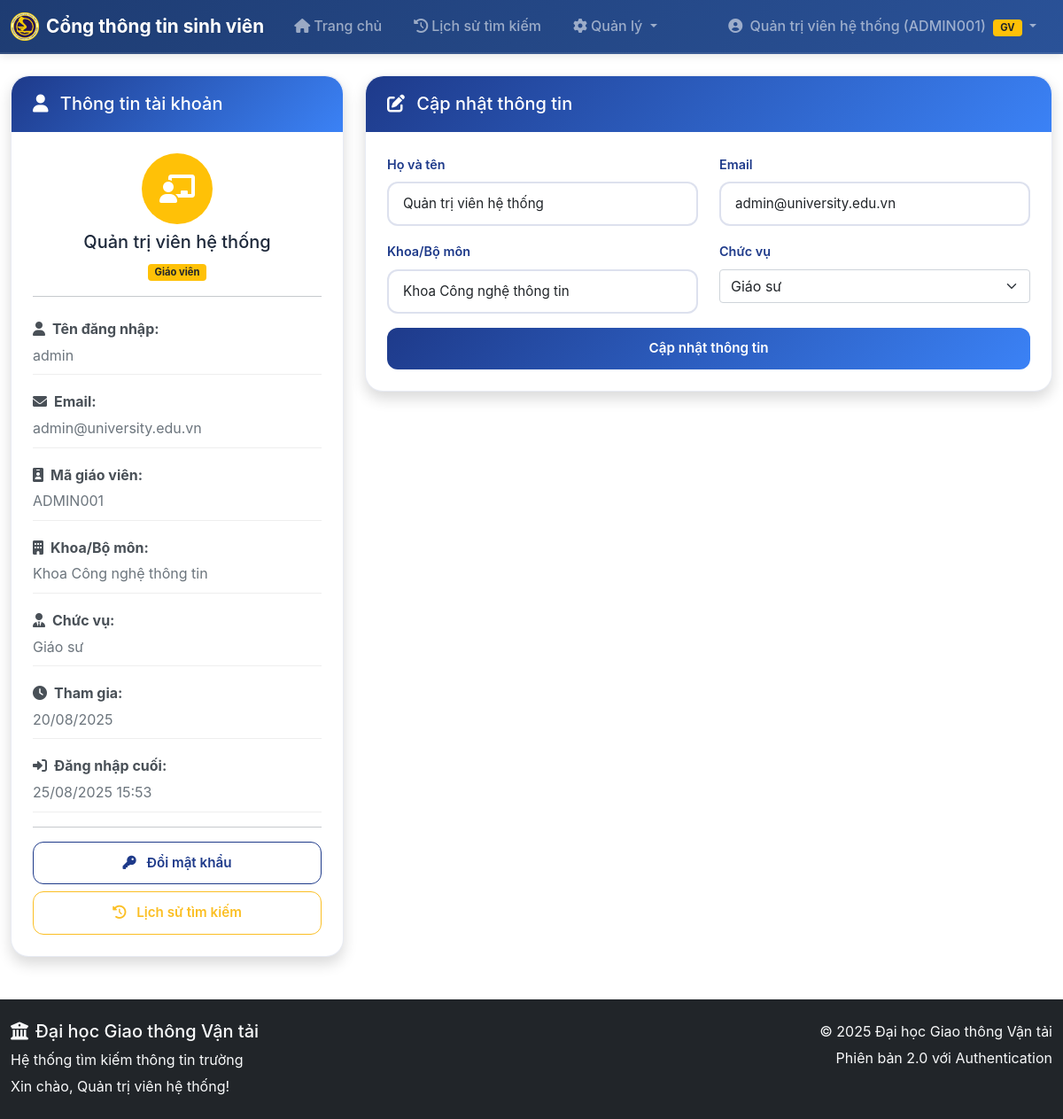
Page /profile (signed in) on the earlier database version.
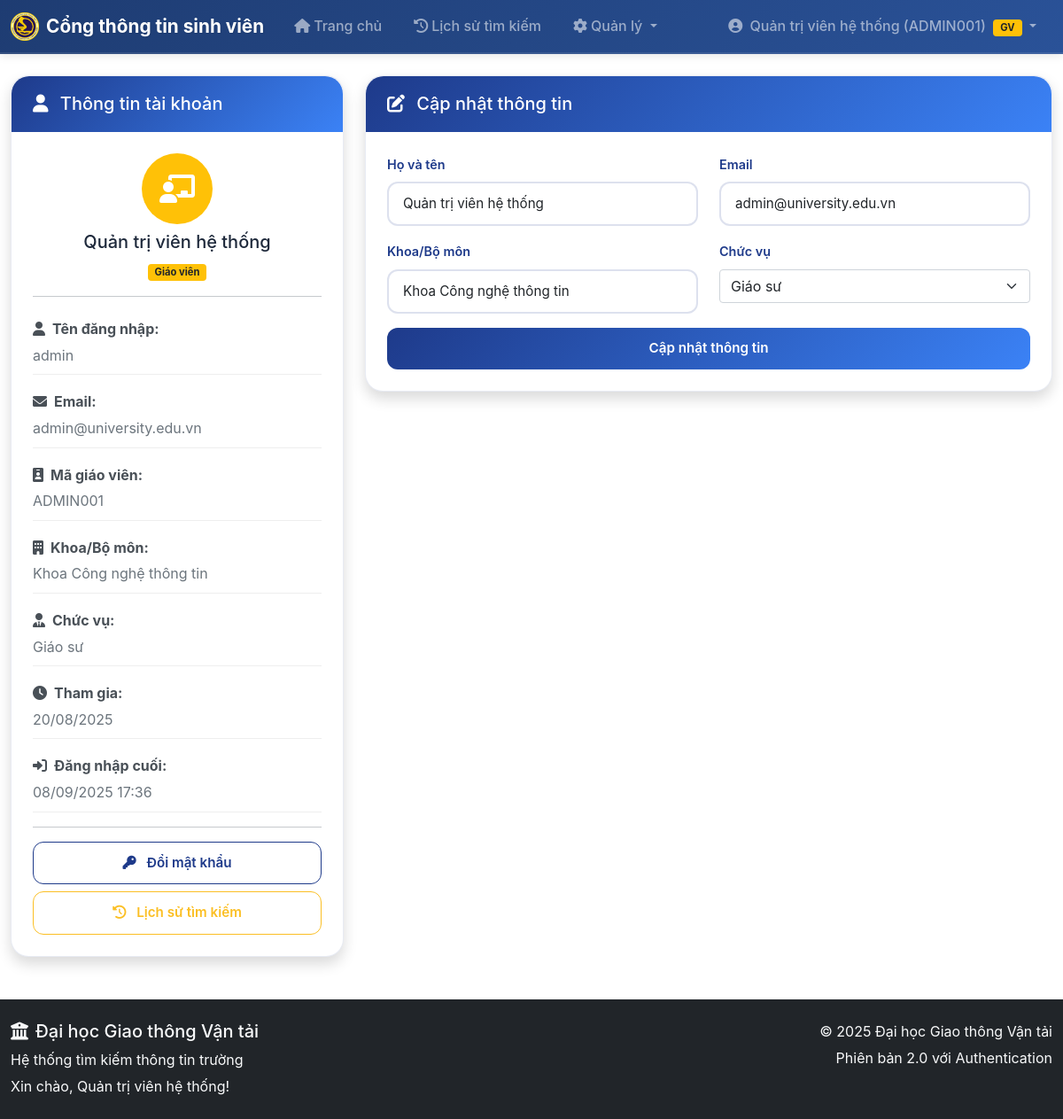
Same page on the later database version.
### models.py (models this page shows, shortened)
class User(UserMixin, db.Model):
    id = db.Column(db.Integer, primary_key=True)
    username = db.Column(db.String(80), unique=True, nullable=False)
    email = db.Column(db.String(120), unique=True, nullable=False)
    password_hash = db.Column(db.String(255), nullable=False)
    full_name = db.Column(db.String(100), nullable=False)
    role = db.Column(db.String(20), nullable=False, default='teacher')
    teacher_id = db.Column(db.String(20), unique=True, nullable=True)  # Mã giáo viên
    department = db.Column(db.String(100), nullable=True)  # Khoa/Bộ môn
    position = db.Column(db.String(50), nullable=True)  # Chức vụ
    is_active = db.Column(db.Boolean, default=True, nullable=False)
    approval_status = db.Column(db.String(20), default='approved', nullable=False)  # 'pending', 'approved', 'rejected'
    created_at = db.Column(db.DateTime, default=datetime.utcnow)
    last_login = db.Column(db.DateTime, nullable=True)
    def is_teacher(self):
        return self.role == 'teacher'
    def is_admin(self):
        return self.username == 'admin' or self.role == 'admin'
    def get_display_name(self):
        if self.role == 'teacher' and self.teacher_id:
            return f"{self.full_name} ({self.teacher_id})"
        return self.full_name

### app.py (the view, shortened to what this page needs)
@app.route('/profile', methods=['GET', 'POST'])
@login_required
def profile():
    form = ProfileForm()
    if request.method == 'GET':
        form.full_name.data = current_user.full_name
        form.email.data = current_user.email
        form.department.data = current_user.department
        form.position.data = current_user.position
    return render_template('auth/profile.html', form=form)

### forms.py
class ProfileForm(FlaskForm):
    full_name = StringField('Họ và tên', validators=[
        DataRequired(message='Vui lòng nhập họ và tên'),
        Length(min=2, max=100, message='Họ tên phải từ 2-100 ký tự')
    ])
    email = StringField('Email', validators=[
        DataRequired(message='Vui lòng nhập email'),
        Email(message='Email không hợp lệ')
    ])
    major = StringField('Ngành học', validators=[Optional(), Length(max=100)])
    year = IntegerField('Năm học', validators=[Optional()])
    department = StringField('Khoa/Bộ môn', validators=[Optional(), Length(max=100)])
    position = SelectField('Chức vụ', choices=[
        ('', '-- Chọn chức vụ --'),
        ('giang_vien', 'Giảng viên'),
        ('pho_giao_su', 'Phó Giáo sư'),
        ('giao_su', 'Giáo sư'),
        ('truong_khoa', 'Trưởng khoa'),
        ('pho_truong_khoa', 'Phó Trưởng khoa'),
        ('truong_bo_mon', 'Trưởng bộ môn'),
        ('khac', 'Khác')
    ], validators=[Optional()])
    submit = SubmitField('Cập nhật thông tin')

### app.py (called while the page is built)
@login_manager.user_loader
def load_user(user_id):
    return db.session.get(User, int(user_id))

### templates/auth/profile.html (shortened to what the changed rows need)
{% extends "base.html" %}
{% block content %}
<div class="row">
    <div class="col-md-4">
        <div class="card shadow">
            <div class="card-body">
                <div class="text-center mb-3">
                    <div class="avatar-circle bg-warning text-white">
                        <i class="fas fa-chalkboard-teacher fa-2x"></i>
                    </div>
                    <h5 class="mt-2">{{ current_user.full_name }}</h5>
                    <span class="badge bg-warning text-dark">Giáo viên</span>
                </div>
                <div class="info-item">
                    <strong><i class="fas fa-user me-2"></i>Tên đăng nhập:</strong>
                    <span>{{ current_user.username }}</span>
                </div>
                <div class="info-item">
                    <strong><i class="fas fa-envelope me-2"></i>Email:</strong>
                    <span>{{ current_user.email }}</span>
                </div>
                <div class="info-item">
                    <strong><i class="fas fa-id-badge me-2"></i>Mã giáo viên:</strong>
                    <span>{{ current_user.teacher_id or 'Chưa cập nhật' }}</span>
                </div>
                <div class="info-item">
                    <strong><i class="fas fa-building me-2"></i>Khoa/Bộ môn:</strong>
                    <span>{{ current_user.department or 'Chưa cập nhật' }}</span>
                </div>
                <div class="info-item">
                    <strong><i class="fas fa-clock me-2"></i>Tham gia:</strong>
                    <span>{{ current_user.created_at.strftime('%d/%m/%Y') if current_user.created_at else 'N/A' }}</span>
                </div>
                <div class="info-item">
                    <strong><i class="fas fa-sign-in-alt me-2"></i>Đăng nhập cuối:</strong>
                    <span>{{ current_user.last_login.strftime('%d/%m/%Y %H:%M') if current_user.last_login else 'Chưa có' }}</span>
                </div>
            </div>
        </div>
    </div>
    <div class="col-md-8">
        <div class="card shadow">
            <div class="card-body">
                <form method="POST">
                    <div class="row">
                        <div class="col-md-6 mb-3">
                            {{ form.full_name.label(class="form-label") }}
                            {{ form.full_name(class="form-control" + (" is-invalid" if form.full_name.errors else "")) }}
                        </div>
                        <div class="col-md-6 mb-3">
                            {{ form.email.label(class="form-label") }}
                            {{ form.email(class="form-control" + (" is-invalid" if form.email.errors else "")) }}
                        </div>
                    </div>
                    <div class="row">
                        <div class="col-md-6 mb-3">
                            {{ form.department.label(class="form-label") }}
                            {{ form.department(class="form-control" + (" is-invalid" if form.department.errors else "")) }}
                        </div>
                        <div class="col-md-6 mb-3">
                            {{ form.position.label(class="form-label") }}
                            {{ form.position(class="form-select" + (" is-invalid" if form.position.errors else "")) }}
                        </div>
                    </div>
                </form>
            </div>
        </div>
    </div>
</div>
{% endblock %}

### templates/base.html (shortened to what the changed rows need)
<!DOCTYPE html>
<html lang="vi">
<head>
    <link href="https://cdn.jsdelivr.net/npm/bootstrap@5.1.3/dist/css/bootstrap.min.css" rel="stylesheet">
    <link rel="stylesheet" href="https://cdnjs.cloudflare.com/ajax/libs/font-awesome/6.0.0/css/all.min.css">
    <link rel="stylesheet" href="{{ url_for('static', filename='css/style.css') }}">
</head>
<body>
    <nav class="navbar navbar-expand-lg navbar-dark" style="background: linear-gradient(135deg, #1e3c72 0%, #2a5298 100%);">
        <div class="container">
            <div class="collapse navbar-collapse" id="navbarNav">
                <ul class="navbar-nav">
                    {% if current_user.is_authenticated %}
                        <li class="nav-item dropdown">
                            <a class="nav-link dropdown-toggle px-3" href="#" id="navbarDropdown" role="button" data-bs-toggle="dropdown">
                                <i class="fas fa-user-circle me-1"></i>
                                {{ current_user.get_display_name() }}
                                {% if current_user.is_authenticated and current_user.is_teacher() %}
                                    <span class="badge bg-warning text-dark ms-1">GV</span>
                                {% endif %}
                            </a>
                        </li>
                    {% endif %}
                </ul>
            </div>
        </div>
    </nav>
    <main class="container mt-4">
        {% block content %}{% endblock %}
    </main>
    <footer class="bg-dark text-light py-4 mt-5">
        <div class="container">
            <div class="row">
                <div class="col-md-6">
                    <h5><i class="fas fa-university me-2"></i>Đại học Giao thông Vận tải</h5>
                    <p class="mb-1">Hệ thống tìm kiếm thông tin trường</p>
                    <p class="mb-0">
                        {% if current_user.is_authenticated %}
                            Xin chào, {{ current_user.full_name }}!
                        {% else %}
                            Tìm kiếm mở cho tất cả mọi người - Không cần đăng nhập
                        {% endif %}
                    </p>
                </div>
            </div>
        </div>
    </footer>
</body>
</html>

Differences in the rows shown:
changed User "Quản trị viên hệ thống": last_login "25/08/2025 15:53" → "08/09/2025 17:36"
